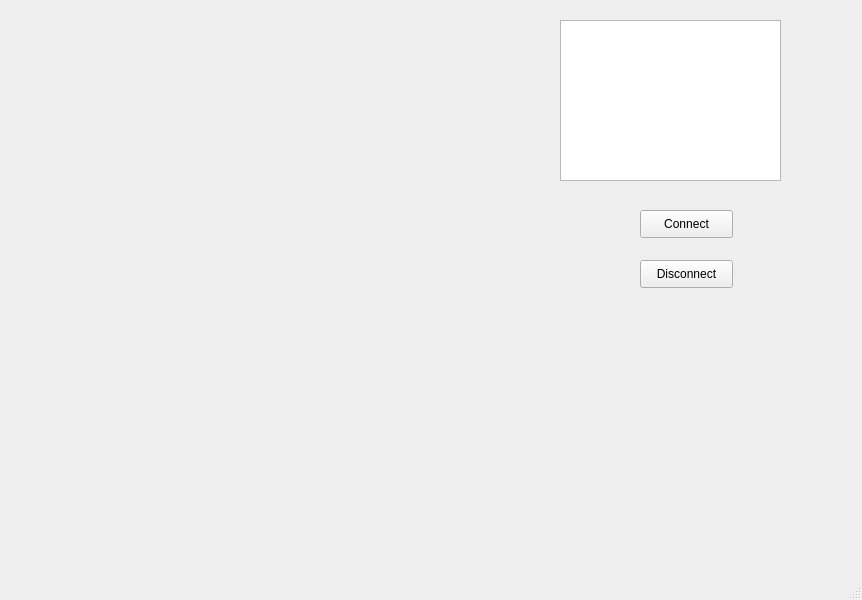
<?xml version="1.0" encoding="UTF-8"?>
<ui version="4.0">
 <class>MainWindow</class>
 <widget class="QMainWindow" name="MainWindow">
  <property name="geometry">
   <rect>
    <x>0</x>
    <y>0</y>
    <width>862</width>
    <height>600</height>
   </rect>
  </property>
  <property name="windowTitle">
   <string>MainWindow</string>
  </property>
  <widget class="QWidget" name="centralwidget">
   <widget class="MyWidget" name="widget" native="true">
    <property name="geometry">
     <rect>
      <x>10</x>
      <y>20</y>
      <width>301</width>
      <height>221</height>
     </rect>
    </property>
   </widget>
   <widget class="QListWidget" name="listWidget">
    <property name="geometry">
     <rect>
      <x>560</x>
      <y>20</y>
      <width>221</width>
      <height>161</height>
     </rect>
    </property>
   </widget>
   <widget class="QPushButton" name="pushButton">
    <property name="geometry">
     <rect>
      <x>640</x>
      <y>210</y>
      <width>93</width>
      <height>28</height>
     </rect>
    </property>
    <property name="text">
     <string>Connect</string>
    </property>
   </widget>
   <widget class="QPushButton" name="pushButton_2">
    <property name="geometry">
     <rect>
      <x>640</x>
      <y>260</y>
      <width>93</width>
      <height>28</height>
     </rect>
    </property>
    <property name="text">
     <string>Disconnect</string>
    </property>
   </widget>
   <widget class="QtImageViewer" name="widget_2" native="true">
    <property name="geometry">
     <rect>
      <x>10</x>
      <y>250</y>
      <width>301</width>
      <height>251</height>
     </rect>
    </property>
   </widget>
  </widget>
  <widget class="QMenuBar" name="menubar">
   <property name="geometry">
    <rect>
     <x>0</x>
     <y>0</y>
     <width>862</width>
     <height>26</height>
    </rect>
   </property>
  </widget>
  <widget class="QStatusBar" name="statusbar"/>
 </widget>
 <customwidgets>
  <customwidget>
   <class>MyWidget</class>
   <extends>QWidget</extends>
   <header>plot_2d</header>
   <container>1</container>
  </customwidget>
  <customwidget>
   <class>QtImageViewer</class>
   <extends>QWidget</extends>
   <header>QTImageView</header>
   <container>1</container>
  </customwidget>
 </customwidgets>
 <resources/>
 <connections/>
</ui>
